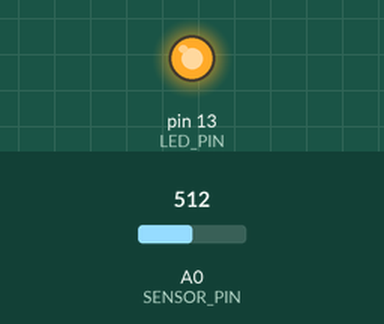
A sketch run on a simulated Arduino Uno, built with avr-gcc and run on an emulated ATmega328P. Shown: output pins drawn as LEDs (lit = HIGH). Inputs (shaded band) come from the test bench; at power-on: A0 (SENSOR_PIN) = 512. What the sketch prints to the serial monitor is not drawn.

Above: at 0.1 s.
At 10.1 s:
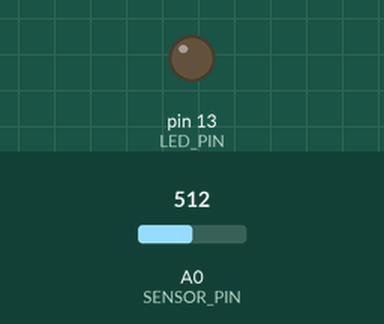
Timing chart, 0 to 11.6 s (numbered marks = the images above):
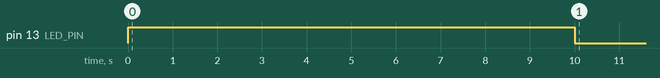

The sketch:

steering_sensor.ino
```cpp
/* Takes in input from multi-turn potentiometer. File that saves to CSV is
 *  write_to_csv Processing file.
 *
 *  First few seconds is calibration, during which steering wheel should be turned all the way left and all the way right.
 *  Note that due to gear setup, the direction of turn angle is flipped from normal
 *  CCW positive and CW negative (interpret negative as left and positive as right).
 *
 *
 *  Based on example sketches: Calibration and Analog I/O
 */

// Constants
const int SENSOR_PIN = A0;    // select the input pin for the potentiometer
const int LED_PIN = 13;      // select the pin for the LED
const int BAUD_RATE = 9600;
const int STEER_ANGLE_MAX = 180; // Set to minimum of steering angle range
const int STEER_ANGLE_MIN = -180; // Set to maximum of steering angle range

// Variables
int sensorValue = 0;         // the sensor value
int sensorMin = 0;        // minimum sensor value
int sensorMax = 1023;           // maximum sensor value

// Calibrates the sensor during the first ten seconds so that
// range of steering wheel is mapped to range of sensor.
void calibrate() {
  digitalWrite(LED_PIN, HIGH);

  // calibrate during the first ten seconds
  while (millis() < 10000) {
    sensorValue = analogRead(SENSOR_PIN);

    // record the maximum sensor value
    if (sensorValue > sensorMax) {
      sensorMax = sensorValue;
    }

    // record the minimum sensor value
    if (sensorValue < sensorMin) {
      sensorMin = sensorValue;
    }
  }

  // signal the end of the calibration period
  digitalWrite(LED_PIN, LOW);
}

void setup() {
  // declare the LED_PIN as an OUTPUT:
  pinMode(LED_PIN, OUTPUT);
  Serial.begin(BAUD_RATE);

  calibrate();

}

void loop() {
  // read the value from the sensor:
  sensorValue = analogRead(SENSOR_PIN);

  // apply the calibration to the sensor reading
  sensorValue = map(sensorValue, sensorMin, sensorMax, STEER_ANGLE_MIN, STEER_ANGLE_MAX);

  // in case the sensor value is outside the range seen during calibration
  sensorValue = constrain(sensorValue, STEER_ANGLE_MIN, STEER_ANGLE_MAX);

  // fade the LED using the calibrated value:
  analogWrite(LED_PIN, sensorValue);

  Serial.println(sensorValue);
}
```
